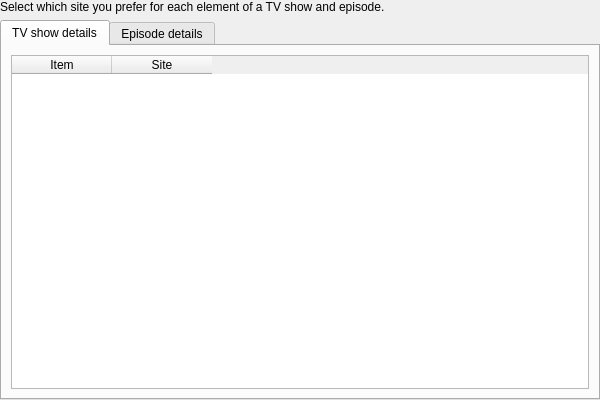
<?xml version="1.0" encoding="UTF-8"?>
<ui version="4.0">
 <class>CustomTvScraperSettingsWidget</class>
 <widget class="QWidget" name="CustomTvScraperSettingsWidget">
  <property name="geometry">
   <rect>
    <x>0</x>
    <y>0</y>
    <width>600</width>
    <height>400</height>
   </rect>
  </property>
  <layout class="QVBoxLayout" name="verticalLayout" stretch="0,1">
   <property name="leftMargin">
    <number>0</number>
   </property>
   <property name="topMargin">
    <number>0</number>
   </property>
   <property name="rightMargin">
    <number>0</number>
   </property>
   <property name="bottomMargin">
    <number>0</number>
   </property>
   <item>
    <widget class="QLabel" name="lblTvScraperSettingsHelp">
     <property name="text">
      <string>Select which site you prefer for each element of a TV show and episode.</string>
     </property>
     <property name="wordWrap">
      <bool>true</bool>
     </property>
    </widget>
   </item>
   <item>
    <widget class="QTabWidget" name="tabDetails">
     <property name="currentIndex">
      <number>0</number>
     </property>
     <widget class="QWidget" name="tabShow">
      <attribute name="title">
       <string>TV show details</string>
      </attribute>
      <layout class="QVBoxLayout" name="verticalLayout_2">
       <item>
        <widget class="QTableWidget" name="customTvScraperShowDetails">
         <property name="editTriggers">
          <set>QAbstractItemView::EditTrigger::NoEditTriggers</set>
         </property>
         <property name="alternatingRowColors">
          <bool>true</bool>
         </property>
         <property name="selectionMode">
          <enum>QAbstractItemView::SelectionMode::NoSelection</enum>
         </property>
         <property name="showGrid">
          <bool>false</bool>
         </property>
         <attribute name="verticalHeaderVisible">
          <bool>false</bool>
         </attribute>
         <column>
          <property name="text">
           <string>Item</string>
          </property>
         </column>
         <column>
          <property name="text">
           <string>Site</string>
          </property>
         </column>
        </widget>
       </item>
      </layout>
     </widget>
     <widget class="QWidget" name="tabEpisode">
      <attribute name="title">
       <string>Episode details</string>
      </attribute>
      <layout class="QVBoxLayout" name="verticalLayout_3">
       <item>
        <widget class="QTableWidget" name="customTvScraperEpisodeDetails">
         <property name="editTriggers">
          <set>QAbstractItemView::EditTrigger::NoEditTriggers</set>
         </property>
         <property name="alternatingRowColors">
          <bool>true</bool>
         </property>
         <property name="selectionMode">
          <enum>QAbstractItemView::SelectionMode::NoSelection</enum>
         </property>
         <property name="showGrid">
          <bool>false</bool>
         </property>
         <attribute name="verticalHeaderVisible">
          <bool>false</bool>
         </attribute>
         <column>
          <property name="text">
           <string>Item</string>
          </property>
         </column>
         <column>
          <property name="text">
           <string>Site</string>
          </property>
         </column>
        </widget>
       </item>
       <item>
        <widget class="QLabel" name="lblEpisodeScraperHint">
         <property name="text">
          <string>Note: IMDb loads each episode individually which can be very slow for full-season scraping. TMDb and TheTvDb are recommended for episode details as they can load entire seasons at once.</string>
         </property>
         <property name="wordWrap">
          <bool>true</bool>
         </property>
         <property name="styleSheet">
          <string>color: #e0a020; font-style: italic;</string>
         </property>
        </widget>
       </item>
      </layout>
     </widget>
    </widget>
   </item>
  </layout>
 </widget>
 <resources/>
 <connections/>
</ui>
